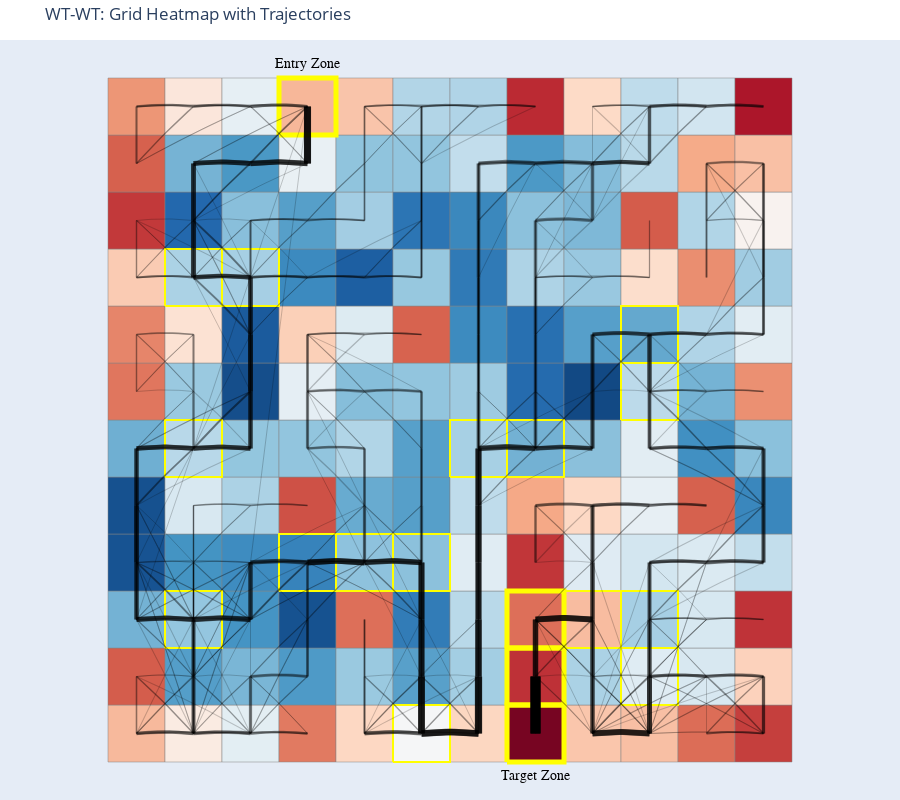

Here is the notebook cell this chart was saved with:
### Markdown cell above
## Interactive Heatmap version

### Code cell
#--------------- SET THESE VALUES --------------#
genotype_name = 'WT-WT'


#________________________________________________
# 1. Compute state proportions
state_df = compute_state_proportion(df_hmm, genotype_name)

# 2. Load shapefile
grid = create_grid_geodata(GRID_PATH, grid_filename)

# 3. Merge proportion values to grid
grid_mapped = grid.copy()
grid_mapped = grid_mapped.merge(
    state_df[['Grid.Number', 'prop']],
    left_on='FID', right_on='Grid.Number',
    how='left'
)
grid_mapped = grid_mapped.rename(columns={'prop': 'State1_Proportion'})

# 4. Get grid centroids
grid_centroids = get_grid_centroids(grid_mapped)

# 5. Plot heatmap
fig = plot_interactive_heatmap(grid_mapped, Decision_Reward, Target_Zone, genotype_name)

# 6. Overlay smooth trajectory lines
overlay_trajectory_lines_plotly(fig, df_hmm, genotype_name, grid_centroids, top_percent=1)

# 7. Show
fig.show()
